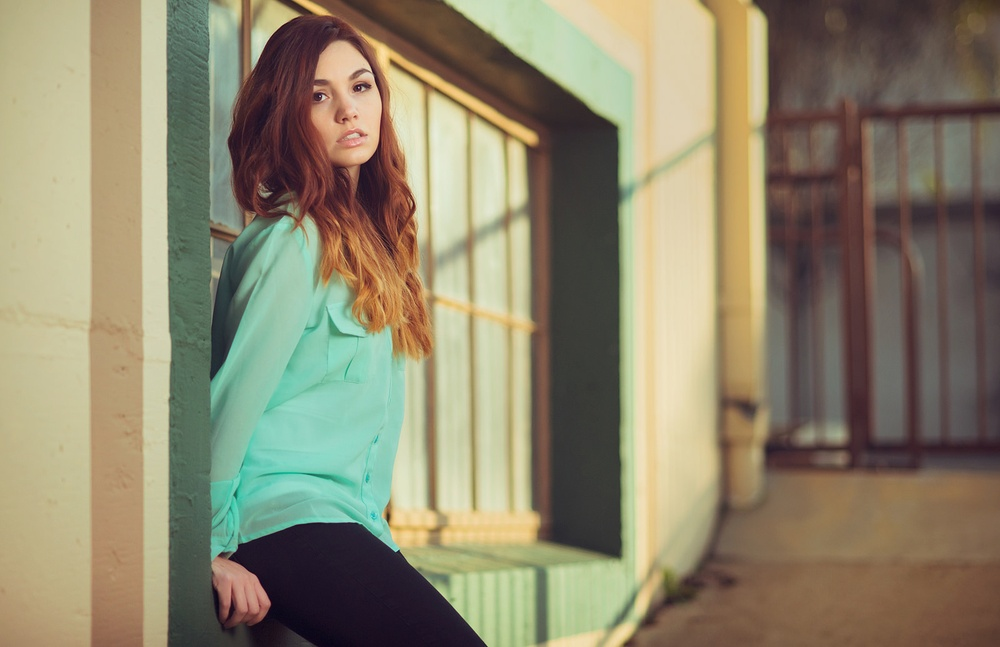
#> input picture Assignment_1/Images/8467644165_ae039f7d6d_h.jpg, 1000 x 647 px, shrunk from 1600 x 1035 before the run
$ python popularity.py ../Images/8467644165_ae039f7d6d_h.jpg out.png 5 ../Images/BulgariaPerseids_EN-US11585904087_1920x1080.jpg   (Python 2 division)
#> lines starting #> are read from the running program, lines starting #| are printed output that depends on the picture
#> further down, img is the input picture: shape (647, 1000, 3); mean B, G, R 109.2, 134, 141.5
import numpy as np
import cv2
import sys

color_levels=256

if(len(sys.argv)<5):
	print("Usage: python <script> <input_image_path> <output_image_path> <color_palette> <dither(True/False)>")
	exit()

def getRep(pixel_color,rep_color):
	# print(pixel_color.shape)
	mini=1e18
	index=()

	for tuples in rep_color:
		dist=0
		for j in range(3):
			dist+=(int(pixel_color[j])-int(tuples[j]))**2
		if(dist<mini):
			mini=dist
			index=tuples
	return index

def add_validate(val,error):
	val=int(val)
	val=int(val+error)
	val=min(val,color_levels-1)
	val=max(val,0)
	return val


def performDithering(h,w,d,error,height,width,img):
	if(h+1<height):
		img[h+1,w,d]=add_validate(img[h+1,w,d],error*3.0/8)
		if(w+1<width):
			img[h+1,w+1,d]=add_validate(img[h+1,w+1,d],error*1.0/4)

	if(w+1<width):
		img[h,w+1,d]=add_validate(img[h,w+1,d],error*3.0/8)

def popularity_quantization(img_inp,keep_colors=10,dither=False):
#> called with keep_colors = 5, dither = False
	img=np.copy(img_inp)
	color_histogram=dict()
	height,width,depth=img.shape
#> height = 647; width = 1000; depth = 3
	# print(height,width,depth)
	for h in range(height):
		for w in range (width):
			tup=(img[h,w,0],img[h,w,1],img[h,w,2])
			if tup in color_histogram:
				color_histogram[tup]+=1
			else:
				color_histogram[tup]=1
#> after the loop, color_histogram = 86990 items

	representative_color=[]
	counter=0

	for key,value in sorted(color_histogram.iteritems(),key=lambda (k,v):(v,k),reverse=True):
		counter+=1
		representative_color.append(key)
		print(key,value)
		if(counter==keep_colors):
			break
#> this loop made 5 passes
#> (key, value) on passes 1 to 5: ((55, 60, 59), 1557), ((56, 61, 60), 1470), ((56, 61, 59), 1224), ((55, 60, 58), 1206), ((54, 59, 58), 1178)
#| ((55, 60, 59), 1557)
#| ((56, 61, 60), 1470)
#| ((56, 61, 59), 1224)
#| ((55, 60, 58), 1206)
#| ((54, 59, 58), 1178)
#> after the loop, counter = 5; representative_color = [(55, 60, 59), (56, 61, 60), (56, 61, 59), (55, 60, 58), (54, 59, 58)]

	for h in range(height):
		for w in range (width):
			dep=getRep(img[h,w,:],representative_color)
			for d in range(depth):
				error=int(img[h,w,d])-dep[d]
				img[h,w,d]=dep[d]
				if(dither==True):
					performDithering(h,w,d,error,height,width,img)
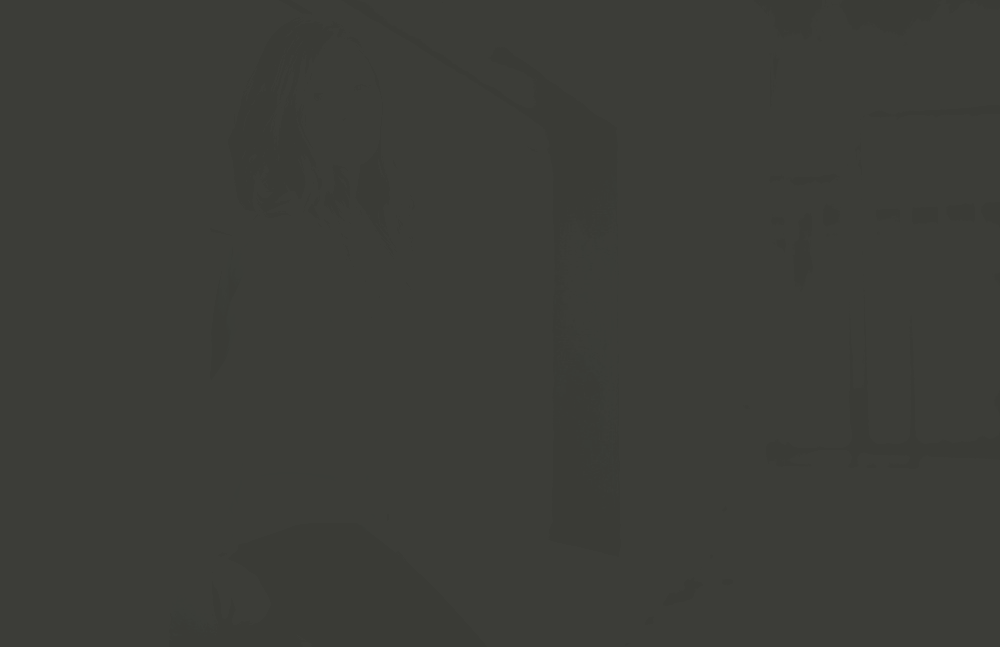
#> img: shape (647, 1000, 3); mean B, G, R 55.8, 60.8, 59.8

	return img

color_palette=int(sys.argv[3])
dither=False
if sys.argv[4]=='True':
	dither=True
img=cv2.imread(sys.argv[1],cv2.IMREAD_COLOR)
cv2.imwrite(sys.argv[2],popularity_quantization(img,color_palette,dither))
